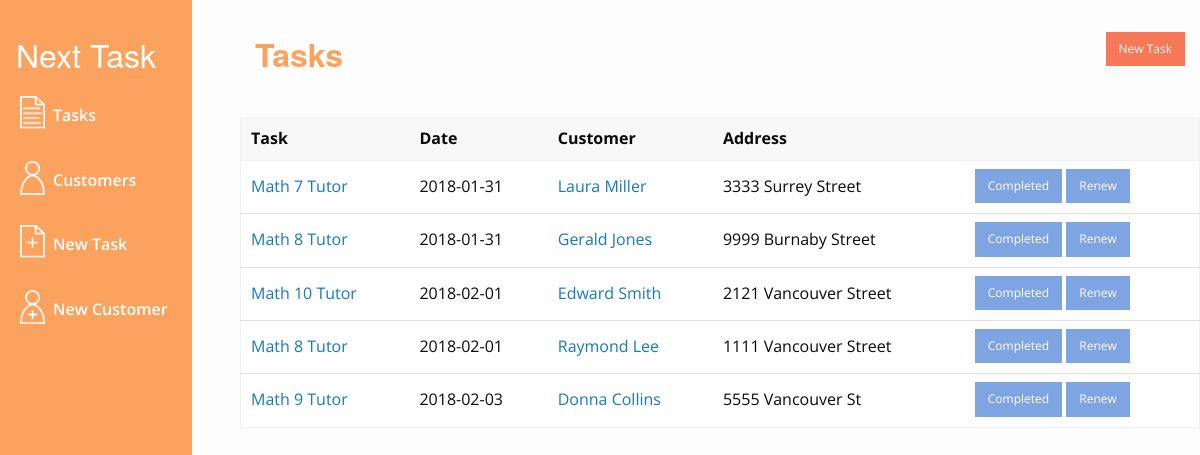
The page / on the database its author committed.
### tables this page shows
CREATE TABLE `tasks` (
  `taskID` int(11) NOT NULL,
  `customerID` int(11) NOT NULL,
  `task` text NOT NULL,
  `visitDate` date NOT NULL,
  `frequency` int(11) NOT NULL,
  `notes` text NOT NULL,
  `completed` tinyint(1) NOT NULL
);

CREATE TABLE `customers` (
  `customerID` int(11) NOT NULL,
  `name` varchar(50) NOT NULL,
  `address` varchar(100) NOT NULL,
  `number` varchar(50) NOT NULL,
  `notes` text NOT NULL
);

### index.php (the view)
<?php
include("header.php");
?>
	<div class="grid-container side_menu_offset">
		<div class="grid-x grid-margin-x">
			<div class="small-6 cell">
				<h1>Tasks</h1>
			</div>
			<div class="small-6 cell">
				<a href ="new-task.php" class = 'primary small button table-button'>New Task</a>
			</div>
		</div>
		<div class="grid-x grid-margin-x">
			<table class = "stack">
				<thead>
					<tr>
						<th>Task</th>
						<th>Date</th>
						<th>Customer</th>
						<th>Address</th>
						<th></th>
					</tr>
				</thead>
				<tbody>
					<?php
					$query = "SELECT * FROM tasks WHERE completed LIKE false ORDER BY visitDate ASC";
					$result = $conn->query($query);
					if ($result->num_rows > 0) {
						?>
							<?php
							while($row = $result->fetch_assoc()) {
								$customerID = $row["customerID"];
								$taskID = $row["taskID"];
								$task = $row["task"];
								$visitDate = $row["visitDate"];
								$cQuery = "SELECT * FROM customers WHERE customerID LIKE '$customerID'";
								$cResult = $conn->query($cQuery);
								$cRow = $cResult->fetch_assoc();
								$address = $cRow["address"];
								$name = $cRow["name"];
								echo "<tr>";
								echo "<td><a href='task-info.php?taskID=".$taskID."'>".$task."</td>";
								echo "<td>".$visitDate."</td>";
								echo "<td><a href='profile.php?customerID=".$customerID."'>".$name."</a></td>";
								echo "<td>".$address."</td>";
								echo "<td><a href = 'completed.php?taskID=".$taskID."' class = 'completed small button'>Completed</a> <a href ='renew.php?taskID=".$taskID."' class = 'renew small button'>Renew</a></td>";
								echo "</tr>";
							}
							?>
						<?php
					}
					?>
				</tbody>
			</table>
		</div>
	</div>
<?php
include("footer.php");
?>

### header.php (shortened to what this page needs)
<!doctype html>
<html class="no-js" lang="en" dir="ltr">
<head>
	<link rel="stylesheet" href="css/foundation.css">
	<link rel="stylesheet" href="css/app.css">
</head>
<body>
	<div class = "side_menu">
		<h2>Next Task</h2>
		<ul class = "vertical menu">
			<li><a href = "index.php"><img src = "img/tasks.png" alt = "Tasks">Tasks</a></li>
			<li><a href = "customers.php"><img src = "img/customers.png" alt = "Customers">Customers</a></li>
			<li><a href = "new-task.php"><img src = "img/new_task.png" alt = "New Task">New Task</a></li>
			<li><a href = "new-customer.php"><img src = "img/new_customer.png" alt = "New Customer">New Customer</a></li>
		</ul>
	</div>

### footer.php (shortened to what this page needs)
</body>
</html>

### css/app.css (style rules this page uses)
body { background-color: #fdfdfd; font-family: 'Open Sans', sans-serif; }
.side_menu { background-color: #FBA35E; height: 100%; width: 12rem; float: left; position: fixed; }
.side_menu h2 { color: white; font-size: 2rem; margin: 2rem 0.5rem 0.5rem 1rem; }
.side_menu a { color: white; font-weight: 600; }
.side_menu a img { width: 25px; margin: 0 0.5rem 0.5rem 0.25rem; }
html, body { height: 100%; }
table { margin-top: 1rem; }
td .button { margin: 0; }
table tbody tr:nth-child(even) { background: none; border-top: solid #e0e0e0 1px; border-bottom: solid #e0e0e0 1px; }
.table-button { float: right; margin-top: 2rem; }
.button.primary { background-color: #F67856; color: #fefefe; }
.button.completed { background-color: #7EA5E2; color: white; }
.button.renew { background-color: #7EA5E2; color: white; }
h1 { margin-top: 2rem; font-size: 2rem; margin-bottom: 1.5rem; color: #FBA35E ; font-weight: 600 }
@media only screen and (max-width: 1680px) { .side_menu_offset { margin-left: 15rem; } }

### rows shown on the page
tasks: task "Math 7 Tutor", visitDate "2018-01-31", customerID.name "Laura Miller", customerID.address "3333 Surrey Street"
tasks: task "Math 8 Tutor", visitDate "2018-01-31", customerID.name "Gerald Jones", customerID.address "9999 Burnaby Street"
tasks: task "Math 10 Tutor", visitDate "2018-02-01", customerID.name "Edward Smith", customerID.address "2121 Vancouver Street"
tasks: task "Math 8 Tutor", visitDate "2018-02-01", customerID.name "Raymond Lee", customerID.address "1111 Vancouver Street"
tasks: task "Math 9 Tutor", visitDate "2018-02-03", customerID.name "Donna Collins", customerID.address "5555 Vancouver St"
